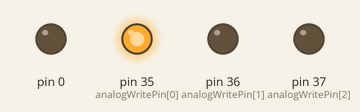
Bench run of a sketch on a simulated Arduino Mega 2560, built with avr-gcc and run on an emulated ATmega2560. On the bench: output pins drawn as LEDs (lit = HIGH).

Above: at 0.5 s.
At 1.6 s:
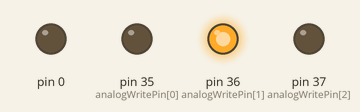
At 2.7 s:
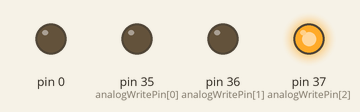
At 3.9 s:
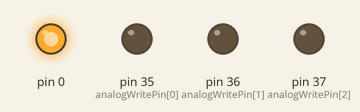
At 4.4 s:
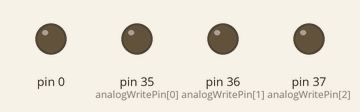
Timing chart, 0 to 5.9 s (numbered marks = the images above):
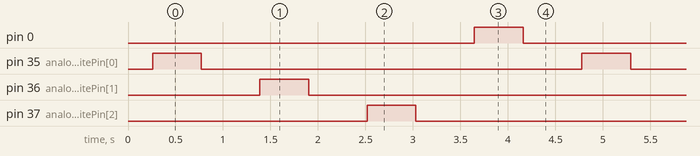

The sketch:

2.Blink_3_led.ino
```cpp
//Chuong trinh chop tat 3 LED sang dan, tat dan
const int analogWritePin[] = {35, 36, 37}; //Ket noi LED voi 3 chan 35 36 37
//Tuong ung voi chan PC4 PC5 PC6
void setup()
{
  // put your setup code here, to run once:
  //Cau hinh cac chan PC4=6 la output
  for (int thisPin = 0; thisPin <=3; thisPin++)
  {
    pinMode(analogWritePin[thisPin], OUTPUT);
  }

}

void loop()
{
  // put your main code here, to run repeatedly:
  //Chuong trinh chinh
  for (int thisPin = 0; thisPin <=3; thisPin++)
  {
    //Thuc hien sang dan
  for(int brightness = 0; brightness<255; brightness++)
  {
    analogWrite(analogWritePin[thisPin], brightness);
    delay(2);
  }
  //Thuc hien tat dan
  for(int brightness = 255; brightness>=0; brightness--)
  {
    analogWrite(analogWritePin[thisPin], brightness);
    delay(2);
  }
  delay(100);
  }
}
```

Measured:
- by itself, pin 0, pin 35 (analogWritePin[0]), pin 36 (analogWritePin[1]), pin 37 (analogWritePin[2]): alternates HIGH for 0.51 s and LOW for 4.0 s
- by itself, everything shown: repeats every 4.5 s, in 8 steps
